Frame 1 (no input): blank canvas, image omitted
Frame 60 (the mouse pressed at the canvas centre just before this capture): blank canvas, image omitted
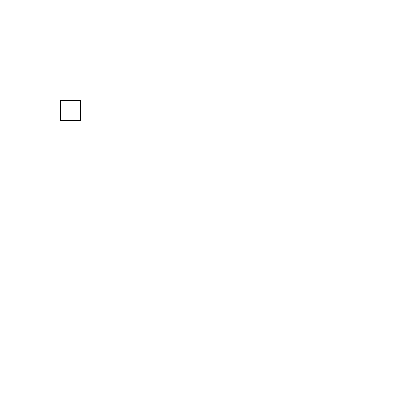
Frame 120 (the mouse held since frame 60 and released just before this capture)

The Processing sketch whose frames 1 and 60 were blank and that drew this single picture after the mouse press (run headless with seeded random() and noise(); from frame 60 on, the mouse is pressed at the canvas centre):

// Processing sketch: sketch_190306l
// ── sketch_190306l.pde
int s;

void setup(){
  
  size(400,400);}
  
  void draw(){
    background(255);
    s=second();
    rect(s*2,100,20,20);
    
  }
